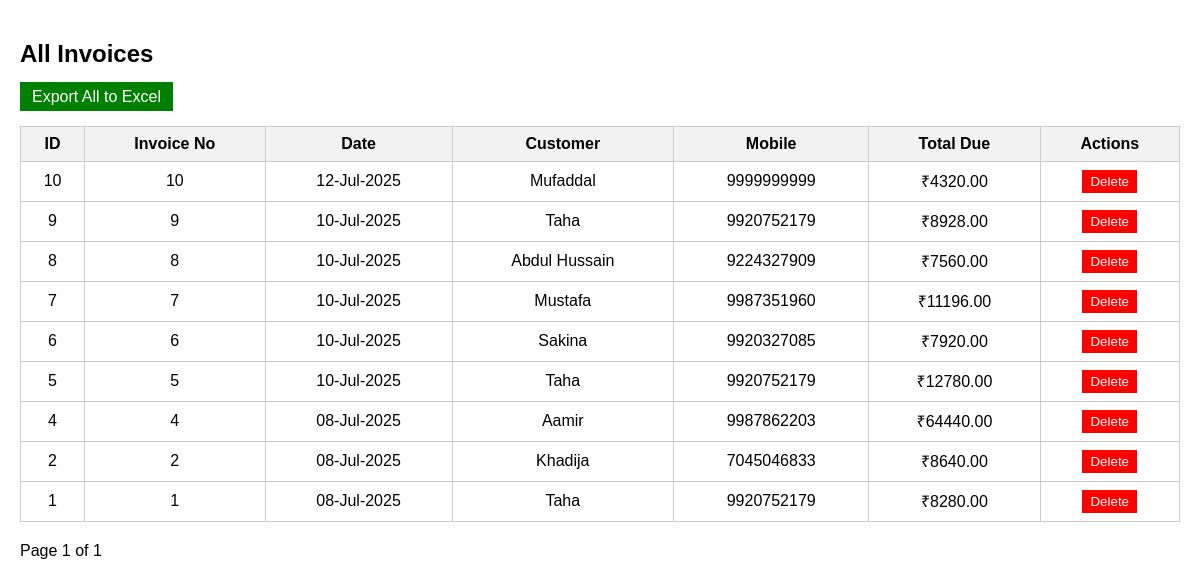
The app's page /invoices (signed in) with its own data.
### app.py (models this page shows)
class Invoice(db.Model):
    __tablename__ = 'invoices'
    id = db.Column(db.Integer, primary_key=True)
    bill_number = db.Column(db.Integer, unique=True, nullable=False)
    date = db.Column(db.DateTime, nullable=False)
    customer_name = db.Column(db.String, nullable=False)
    customer_number = db.Column(db.String, nullable=False)
    subtotal = db.Column(db.Float, nullable=False)
    discount_percentage = db.Column(db.Float, nullable=False)
    total_due = db.Column(db.Float, nullable=False)
    items_json = db.Column(db.Text, nullable=False)

### app.py (the view)
@app.route('/invoices')
def invoices():
    if 'user' not in session:
        return redirect(url_for('login'))
    page = request.args.get('page', 1, type=int)
    pagination = Invoice.query.order_by(Invoice.date.desc()).paginate(page=page, per_page=10)
    return render_template('invoice_list.html', pagination=pagination)

### templates/invoice_list.html (shortened to what this page needs)
<!DOCTYPE html>
<html lang="en">
<head>
</head>
<body>
    <h2>All Invoices</h2>
    <a href="{{ url_for('export_invoices') }}" class="btn-export">Export All to Excel</a>
    <table>
        <thead>
            <tr>
                <th>ID</th>
                <th>Invoice No</th>
                <th>Date</th>
                <th>Customer</th>
                <th>Mobile</th>
                <th>Total Due</th>
                <th>Actions</th>
            </tr>
        </thead>
        <tbody>
            {% for invoice in pagination.items %}
            <tr>
                <td>{{ invoice.id }}</td>
                <td>{{ invoice.bill_number }}</td>
                <td>{{ invoice.date.strftime('%d-%b-%Y') }}</td>
                <td>{{ invoice.customer_name }}</td>
                <td>{{ invoice.customer_number }}</td>
                <td>₹{{ "%.2f"|format(invoice.total_due) }}</td>
                <td>
                    <form action="{{ url_for('delete_invoice', invoice_id=invoice.id) }}" method="post" autocomplete="off" onsubmit="return confirm('Are you sure you want to delete this invoice?');">
                        <button type="submit" class="btn-delete">Delete</button>
                    </form>
                </td>
            </tr>
            {% endfor %}
        </tbody>
    </table>
    <div class="pagination">
        <span>Page {{ pagination.page }} of {{ pagination.pages }}</span>
    </div>
</body>
</html>

### templates/invoice_list.html (style rules this page uses)
body { font-family: Arial, sans-serif; margin: 0; padding: 20px; }
table { width: 100%; border-collapse: collapse; margin-top: 20px; }
th, td { border: 1px solid #ccc; padding: 8px; text-align: center; }
th { background-color: #f2f2f2; }
.pagination { margin-top: 20px; }
.btn-delete { color: white; background-color: red; padding: 4px 8px; border: none; cursor: pointer; }
.btn-export { padding: 6px 12px; background-color: green; color: white; text-decoration: none; }

### records on screen
Invoice: id "10", bill_number "10", date "12-Jul-2025", customer_name "Mufaddal", customer_number "9999999999", total_due "4320.00"
Invoice: id "9", bill_number "9", date "10-Jul-2025", customer_name "Taha", customer_number "9920752179", total_due "8928.00"
Invoice: id "8", bill_number "8", date "10-Jul-2025", customer_name "Abdul Hussain", customer_number "9224327909", total_due "7560.00"
Invoice: id "7", bill_number "7", date "10-Jul-2025", customer_name "Mustafa", customer_number "9987351960", total_due "11196.00"
Invoice: id "6", bill_number "6", date "10-Jul-2025", customer_name "Sakina", customer_number "9920327085", total_due "7920.00"
Invoice: id "5", bill_number "5", date "10-Jul-2025", customer_name "Taha", customer_number "9920752179", total_due "12780.00"
Invoice: id "4", bill_number "4", date "08-Jul-2025", customer_name "Aamir", customer_number "9987862203", total_due "64440.00"
Invoice: id "2", bill_number "2", date "08-Jul-2025", customer_name "Khadija", customer_number "7045046833", total_due "8640.00"
Invoice: id "1", bill_number "1", date "08-Jul-2025", customer_name "Taha", customer_number "9920752179", total_due "8280.00"

### other values on screen
{{ pagination.page }} "1"
{{ pagination.pages }} "1"
